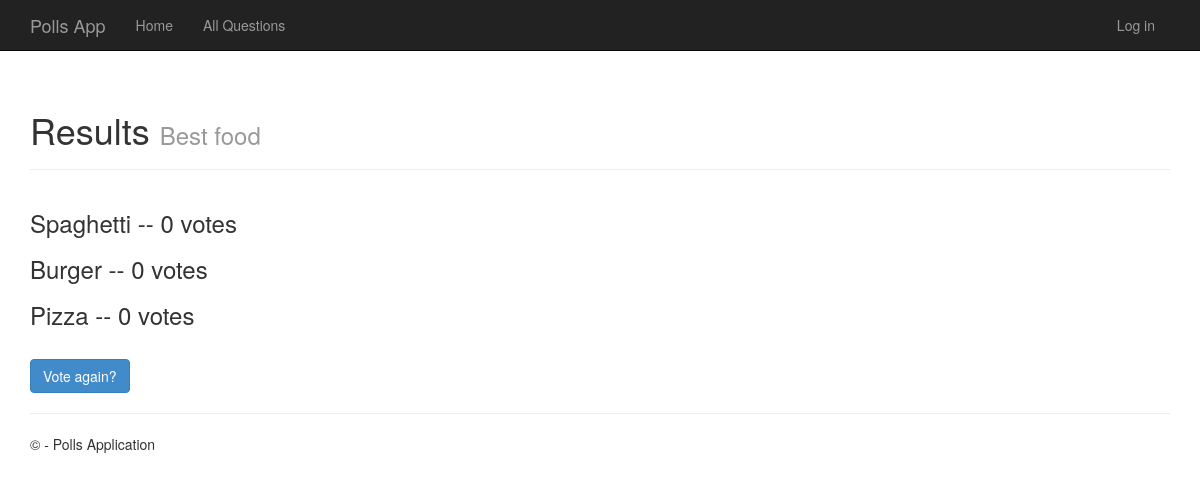
The page /polls/2/results/ on the database as committed earlier.
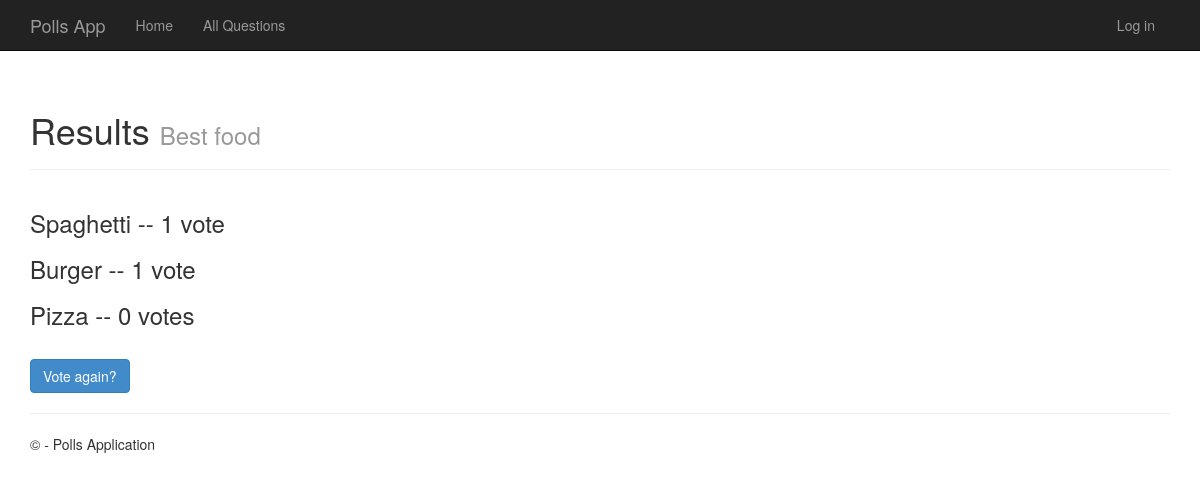
The same page on the database as committed later.
### polls/models.py (models this page shows, shortened)
class Question(models.Model):
    question_text = models.CharField(max_length=200)
    pub_date = models.DateTimeField('date published')

class Choice(models.Model):
    question = models.ForeignKey(Question, on_delete=models.CASCADE)
    choice_text = models.CharField(max_length=200)
    votes = models.IntegerField(default=0)

### polls/views.py (the view)
# urls.py: url(r'^(?P<question_id>[0-9]+)/results/$', views.results, name='results'),
def results(request, question_id):
    question = get_object_or_404(Question, pk=question_id)
    return render(request, 'polls/results.html', {'question': question})

### polls/templates/polls/results.html (shortened to what this page needs)
﻿{% extends "polls/layout.html" %}
{% block content %}
<div class="page-header">
	<h1>Results <small>{{ question.question_text }}</small></h1>
</div>
<p class="lead">
    <div class="row">
        {% for choice in question.choice_set.all %}
        <div class="col-sm-12 col-md-12">
            <div class="caption">
                <h3>{{ choice.choice_text }} -- {{ choice.votes }} vote{{ choice.votes|pluralize }}</h3>
            </div>
        </div>
        {% endfor %}
    </div>
    <a class="btn btn-primary spacer-16-top" href="{% url 'polls:detail' question.id %}">Vote again?</a>
</p>
{% endblock %}

### polls/templates/polls/layout.html (shortened to what this page needs)
﻿<!DOCTYPE html>
<html>
<head>
    {% load staticfiles %}
    <link rel="stylesheet" type="text/css" href="{% static 'app/content/bootstrap.min.css' %}" />
    <link rel="stylesheet" type="text/css" href="{% static 'app/content/site.css' %}" />
</head>
<body>
    <div class="navbar navbar-inverse navbar-fixed-top">
        <div class="container">
            <div class="navbar-header">
                <a href="/" class="navbar-brand">Polls App</a>
            </div>
            <div class="navbar-collapse collapse">
                <ul class="nav navbar-nav">
                    <li><a href="{% url 'polls:index' %}">Home</a></li>
                    <li><a href="{% url 'polls:questions' %}">All Questions</a></li>
                </ul>
                {% include 'app/loginpartial.html' %}
            </div>
        </div>
    </div>
    <div class="container body-content">
{% block content %}{% endblock %}
        <hr/>
        <footer>
            <p>&copy; {{ year }} - Polls Application</p>
        </footer>
    </div>
</body>
</html>

### app/templates/app/loginpartial.html
{% if user.is_authenticated %}
<form id="logoutForm" action="/logout" method="post" class="navbar-right">
    {% csrf_token %}
    <ul class="nav navbar-nav navbar-right">
        <li><span class="navbar-brand">Hello {{ user.username }}!</span></li>
        <li><a href="javascript:document.getElementById('logoutForm').submit()">Log off</a></li>
    </ul>
</form>
{% else %}
<ul class="nav navbar-nav navbar-right">
    <li><a href="{% url 'login' %}">Log in</a></li>
</ul>
{% endif %}

Rows that differ between the two databases and show on the page:
changed Choice "Spaghetti": votes "0" → "1"
changed Choice "Burger": votes "0" → "1"
